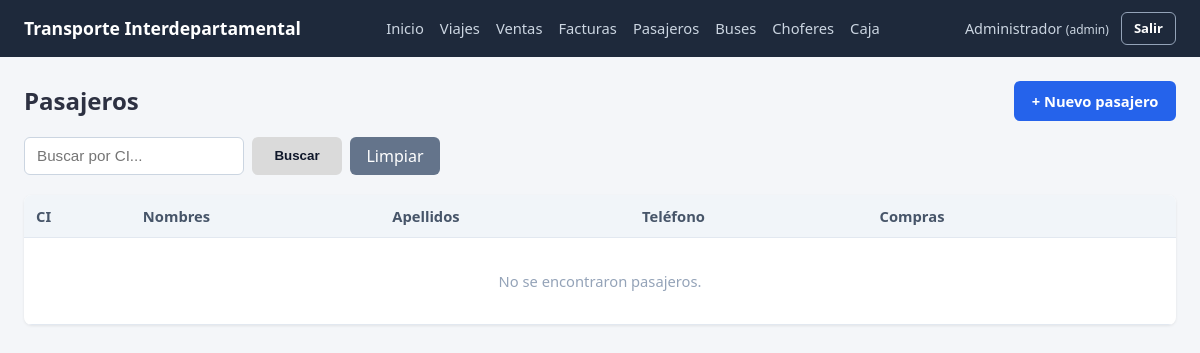
/pasajeros/ (signed in), run on an earlier commit of the app's database.
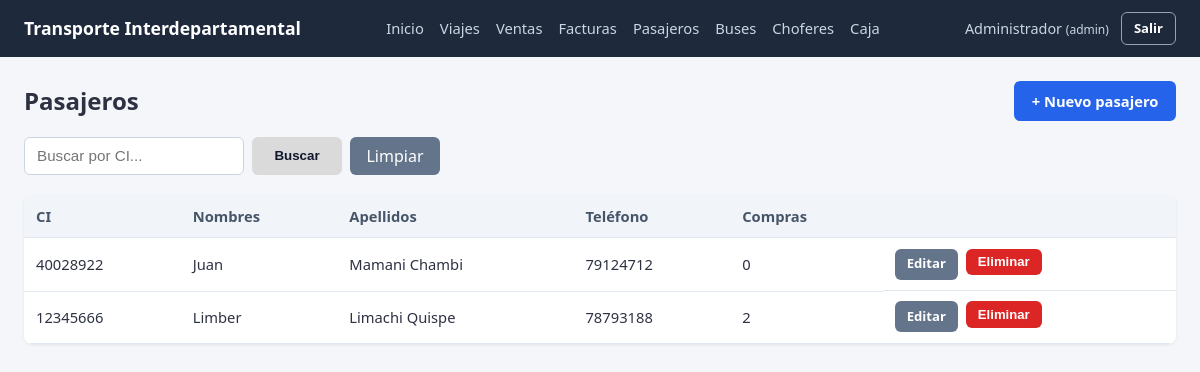
And on a later commit of the database.
### app/models/pasajero.py (models this page shows, shortened)
class Pasajero(db.Model):
    __tablename__ = "pasajero"
    id_pasajero = db.Column(db.Integer, primary_key=True, autoincrement=True)
    ci = db.Column(db.String(20), nullable=False, unique=True)
    nombres = db.Column(db.String(100), nullable=False)
    apellidos = db.Column(db.String(100), nullable=False)
    telefono = db.Column(db.String(20))
    ventas = db.relationship("Venta", backref="pasajero")

### app/routes/pasajeros.py (the view)
@pasajeros_bp.route("/",methods=["GET","POST"])
@login_required
def listar():
    if request.method == "POST":
        ci = request.form.get("ci")
        pasajeros = pasajero_service.buscar_por_ci(ci)
    else:
        pasajeros = pasajero_service.listar_pasajeros()
    return render_template("pasajeros/listar.html", pasajeros=pasajeros)

### app/services/pasajero_service.py (called while the page is built)
def listar_pasajeros():
    return Pasajero.query.order_by(Pasajero.id_pasajero.desc()).all()

### app/utils/auth.py (called while the page is built)
def login_required(view_func):
    @wraps(view_func)
    def wrapper(*args, **kwargs):
        if "id_usuario" not in session:
            flash("Debes iniciar sesión para continuar.", "warning")
            return redirect(url_for("auth.login"))
        return view_func(*args, **kwargs)
    return wrapper

### templates/pasajeros/listar.html (shortened to what this page needs)
{% extends "base.html" %}
{% block content %}
<div class="mb-2" style="display:flex; justify-content:space-between; align-items:center;">
    <h2>Pasajeros</h2>
    <a href="{{ url_for('pasajeros.crear') }}" class="btn btn-primary">+ Nuevo pasajero</a>
</div>
<form method="POST" action="{{ url_for('pasajeros.listar') }}" style="display:flex; gap: 0.5rem; margin-bottom: 20px; align-items: center;">
    <input type="text" name="ci" placeholder="Buscar por CI..." value="{{ request.form.get('ci', '') }}" autocomplete="off"
           style="height: 38px; padding: 0 0.75rem; border: 1px solid #cbd5e1; border-radius: 0.375rem; outline: none; width: 220px; color: #1e293b; box-sizing: border-box;">
    <button type="submit"
            style="width: 90px; height: 38px; display: flex; justify-content: center; align-items: center; background-color: #dadada; color: #0f172a; font-weight: 600; border: none; border-radius: 0.375rem; cursor: pointer; padding: 0; box-sizing: border-box;">
        Buscar
    </button>
    <a href="{{ url_for('pasajeros.listar') }}"
       style="width: 90px; height: 38px; display: flex; justify-content: center; align-items: center; background-color: #64748b; color: white; text-decoration: none; font-weight: 500; border-radius: 0.375rem; padding: 0; box-sizing: border-box;">
        Limpiar
    </a>
</form>
<div class="table-wrapper">
    <table>
        <thead>
            <tr>
                <th>CI</th>
                <th>Nombres</th>
                <th>Apellidos</th>
                <th>Teléfono</th>
                <th>Compras</th>
                <th></th>
            </tr>
        </thead>
        <tbody>
            {% for p in pasajeros %}
            <tr>
                <td>{{ p.ci }}</td>
                <td>{{ p.nombres }}</td>
                <td>{{ p.apellidos }}</td>
                <td>{{ p.telefono or "-" }}</td>
                <td>{{ p.ventas|length }}</td>
                <td class="btn-group">
                    <a href="{{ url_for('pasajeros.editar', id_pasajero=p.id_pasajero) }}" class="btn btn-sm btn-secondary">Editar</a>
                    <form method="POST" action="{{ url_for('pasajeros.eliminar', id_pasajero=p.id_pasajero) }}" onsubmit="return confirmarAccion('¿Eliminar este pasajero?')">
                        <button type="submit" class="btn btn-sm btn-danger">Eliminar</button>
                    </form>
                </td>
            </tr>
            {% else %}
            <tr><td colspan="6" class="empty-state">No se encontraron pasajeros.</td></tr>
            {% endfor %}
        </tbody>
    </table>
</div>
{% endblock %}

What changed in the data, as far as the page shows it:
added Pasajero: ci "40028922", nombres "Juan", apellidos "Mamani Chambi", telefono "79124712", ventas|length "0"
added Pasajero: ci "12345666", nombres "Limber", apellidos "Limachi Quispe", telefono "78793188", ventas|length "2"
Also different on the page:
text no longer shown: "No se encontraron pasajeros."
